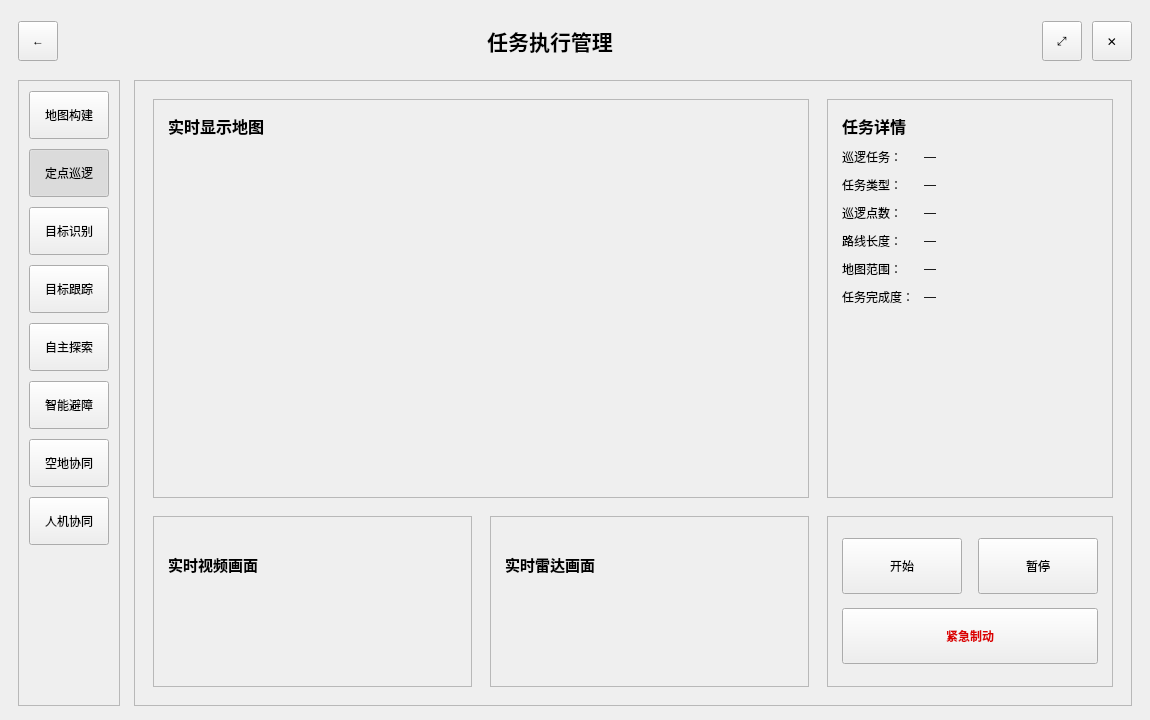
<?xml version="1.0" encoding="UTF-8"?>
<ui version="4.0">
 <class>Form</class>
 <widget class="QWidget" name="Form">
  <property name="geometry">
   <rect>
    <x>0</x>
    <y>0</y>
    <width>1150</width>
    <height>720</height>
   </rect>
  </property>
  <property name="windowTitle">
   <string>TaskExecPatrol</string>
  </property>
  <layout class="QVBoxLayout" name="rootLayout">
   <property name="spacing">
    <number>12</number>
   </property>
   <property name="leftMargin">
    <number>18</number>
   </property>
   <property name="topMargin">
    <number>14</number>
   </property>
   <property name="rightMargin">
    <number>18</number>
   </property>
   <property name="bottomMargin">
    <number>14</number>
   </property>

   <!-- Title Bar -->
   <item>
    <widget class="QFrame" name="titleBar">
     <property name="minimumSize">
      <size>
       <width>0</width>
       <height>54</height>
      </size>
     </property>
     <property name="maximumSize">
      <size>
       <width>16777215</width>
       <height>54</height>
      </size>
     </property>
     <property name="frameShape">
      <enum>QFrame::NoFrame</enum>
     </property>
     <layout class="QHBoxLayout" name="titleBarLayout">
      <property name="leftMargin">
       <number>0</number>
      </property>
      <property name="topMargin">
       <number>0</number>
      </property>
      <property name="rightMargin">
       <number>0</number>
      </property>
      <property name="bottomMargin">
       <number>0</number>
      </property>
      <property name="spacing">
       <number>10</number>
      </property>

      <item>
       <widget class="QToolButton" name="btnBack">
        <property name="minimumSize">
         <size>
          <width>40</width>
          <height>40</height>
         </size>
        </property>
        <property name="text">
         <string>←</string>
        </property>
       </widget>
      </item>

      <item>
       <spacer name="titleLeftSpacer">
        <property name="orientation">
         <enum>Qt::Horizontal</enum>
        </property>
        <property name="sizeHint" stdset="0">
         <size>
          <width>10</width>
          <height>20</height>
         </size>
        </property>
       </spacer>
      </item>

      <item>
       <widget class="QLabel" name="lblTitle">
        <property name="text">
         <string>任务执行管理</string>
        </property>
        <property name="alignment">
         <set>Qt::AlignCenter</set>
        </property>
        <property name="font">
         <font>
          <pointsize>16</pointsize>
          <bold>true</bold>
         </font>
        </property>
       </widget>
      </item>

      <item>
       <spacer name="titleStretchSpacer">
        <property name="orientation">
         <enum>Qt::Horizontal</enum>
        </property>
        <property name="sizeHint" stdset="0">
         <size>
          <width>40</width>
          <height>20</height>
         </size>
        </property>
       </spacer>
      </item>

      <item>
       <widget class="QToolButton" name="btnMax">
        <property name="minimumSize">
         <size>
          <width>40</width>
          <height>40</height>
         </size>
        </property>
        <property name="text">
         <string>⤢</string>
        </property>
       </widget>
      </item>

      <item>
       <widget class="QToolButton" name="btnClose">
        <property name="minimumSize">
         <size>
          <width>40</width>
          <height>40</height>
         </size>
        </property>
        <property name="text">
         <string>✕</string>
        </property>
       </widget>
      </item>
     </layout>
    </widget>
   </item>

   <!-- Body -->
   <item>
    <layout class="QHBoxLayout" name="bodyLayout">
     <property name="spacing">
      <number>14</number>
     </property>
     <property name="leftMargin">
      <number>0</number>
     </property>
     <property name="topMargin">
      <number>0</number>
     </property>
     <property name="rightMargin">
      <number>0</number>
     </property>
     <property name="bottomMargin">
      <number>0</number>
     </property>

     <!-- Sidebar -->
     <item>
      <widget class="QFrame" name="sideBar">
       <property name="minimumSize">
        <size>
         <width>90</width>
         <height>0</height>
        </size>
       </property>
       <property name="maximumSize">
        <size>
         <width>110</width>
         <height>16777215</height>
        </size>
       </property>
       <property name="frameShape">
        <enum>QFrame::StyledPanel</enum>
       </property>
       <property name="frameShadow">
        <enum>QFrame::Raised</enum>
       </property>
       <layout class="QVBoxLayout" name="sideBarLayout">
        <property name="spacing">
         <number>10</number>
        </property>
        <property name="leftMargin">
         <number>10</number>
        </property>
        <property name="topMargin">
         <number>10</number>
        </property>
        <property name="rightMargin">
         <number>10</number>
        </property>
        <property name="bottomMargin">
         <number>10</number>
        </property>

        <item>
         <widget class="QPushButton" name="btnMapBuild">
          <property name="minimumSize">
           <size>
            <width>0</width>
            <height>48</height>
           </size>
          </property>
          <property name="text">
           <string>地图构建</string>
          </property>
          <property name="checkable">
           <bool>true</bool>
          </property>
         </widget>
        </item>
        <item>
         <widget class="QPushButton" name="btnPointPatrol">
          <property name="minimumSize">
           <size>
            <width>0</width>
            <height>48</height>
           </size>
          </property>
          <property name="text">
           <string>定点巡逻</string>
          </property>
          <property name="checkable">
           <bool>true</bool>
          </property>
          <property name="checked">
           <bool>true</bool>
          </property>
         </widget>
        </item>
        <item>
         <widget class="QPushButton" name="btnDetect">
          <property name="minimumSize">
           <size>
            <width>0</width>
            <height>48</height>
           </size>
          </property>
          <property name="text">
           <string>目标识别</string>
          </property>
          <property name="checkable">
           <bool>true</bool>
          </property>
         </widget>
        </item>
        <item>
         <widget class="QPushButton" name="btnTrack">
          <property name="minimumSize">
           <size>
            <width>0</width>
            <height>48</height>
           </size>
          </property>
          <property name="text">
           <string>目标跟踪</string>
          </property>
          <property name="checkable">
           <bool>true</bool>
          </property>
         </widget>
        </item>
        <item>
         <widget class="QPushButton" name="btnExplore">
          <property name="minimumSize">
           <size>
            <width>0</width>
            <height>48</height>
           </size>
          </property>
          <property name="text">
           <string>自主探索</string>
          </property>
          <property name="checkable">
           <bool>true</bool>
          </property>
         </widget>
        </item>
        <item>
         <widget class="QPushButton" name="btnAvoid">
          <property name="minimumSize">
           <size>
            <width>0</width>
            <height>48</height>
           </size>
          </property>
          <property name="text">
           <string>智能避障</string>
          </property>
          <property name="checkable">
           <bool>true</bool>
          </property>
         </widget>
        </item>
        <item>
         <widget class="QPushButton" name="btnAirGround">
          <property name="minimumSize">
           <size>
            <width>0</width>
            <height>48</height>
           </size>
          </property>
          <property name="text">
           <string>空地协同</string>
          </property>
          <property name="checkable">
           <bool>true</bool>
          </property>
         </widget>
        </item>
        <item>
         <widget class="QPushButton" name="btnHumanMachine">
          <property name="minimumSize">
           <size>
            <width>0</width>
            <height>48</height>
           </size>
          </property>
          <property name="text">
           <string>人机协同</string>
          </property>
          <property name="checkable">
           <bool>true</bool>
          </property>
         </widget>
        </item>

        <item>
         <spacer name="sideBarBottomSpacer">
          <property name="orientation">
           <enum>Qt::Vertical</enum>
          </property>
          <property name="sizeHint" stdset="0">
           <size>
            <width>20</width>
            <height>40</height>
           </size>
          </property>
         </spacer>
        </item>
       </layout>
      </widget>
     </item>

     <!-- Main Area -->
     <item>
      <widget class="QFrame" name="mainArea">
       <property name="frameShape">
        <enum>QFrame::StyledPanel</enum>
       </property>
       <property name="frameShadow">
        <enum>QFrame::Raised</enum>
       </property>
       <layout class="QGridLayout" name="mainGrid" rowstretch="7,3" columnstretch="3,3,2">
        <property name="leftMargin">
         <number>18</number>
        </property>
        <property name="topMargin">
         <number>18</number>
        </property>
        <property name="rightMargin">
         <number>18</number>
        </property>
        <property name="bottomMargin">
         <number>18</number>
        </property>
        <property name="horizontalSpacing">
         <number>18</number>
        </property>
        <property name="verticalSpacing">
         <number>18</number>
        </property>

        <!-- Map (spans 2 columns) -->
        <item row="0" column="0" colspan="2">
         <widget class="QFrame" name="cardMap">
          <property name="frameShape">
           <enum>QFrame::StyledPanel</enum>
          </property>
          <property name="frameShadow">
           <enum>QFrame::Raised</enum>
          </property>
          <layout class="QVBoxLayout" name="mapLayout">
           <property name="leftMargin">
            <number>14</number>
           </property>
           <property name="topMargin">
            <number>14</number>
           </property>
           <property name="rightMargin">
            <number>14</number>
           </property>
           <property name="bottomMargin">
            <number>14</number>
           </property>
           <property name="spacing">
            <number>10</number>
           </property>
           <item>
            <widget class="QLabel" name="lblMapTitle">
             <property name="text">
              <string>实时显示地图</string>
             </property>
             <property name="alignment">
              <set>Qt::AlignLeft|Qt::AlignVCenter</set>
             </property>
             <property name="font">
              <font>
               <pointsize>12</pointsize>
               <bold>true</bold>
              </font>
             </property>
            </widget>
           </item>
           <item>
            <widget class="QWidget" name="mapPlaceholder" native="true">
             <property name="sizePolicy">
              <sizepolicy hsizetype="Expanding" vsizetype="Expanding">
               <horstretch>0</horstretch>
               <verstretch>0</verstretch>
              </sizepolicy>
             </property>
            </widget>
           </item>
          </layout>
         </widget>
        </item>

        <!-- Task Detail -->
        <item row="0" column="2">
         <widget class="QFrame" name="cardTaskDetail">
          <property name="frameShape">
           <enum>QFrame::StyledPanel</enum>
          </property>
          <property name="frameShadow">
           <enum>QFrame::Raised</enum>
          </property>
          <layout class="QVBoxLayout" name="taskDetailLayout">
           <property name="leftMargin">
            <number>14</number>
           </property>
           <property name="topMargin">
            <number>14</number>
           </property>
           <property name="rightMargin">
            <number>14</number>
           </property>
           <property name="bottomMargin">
            <number>14</number>
           </property>
           <property name="spacing">
            <number>10</number>
           </property>
           <item>
            <widget class="QLabel" name="lblTaskDetailTitle">
             <property name="text">
              <string>任务详情</string>
             </property>
             <property name="alignment">
              <set>Qt::AlignLeft|Qt::AlignVCenter</set>
             </property>
             <property name="font">
              <font>
               <pointsize>12</pointsize>
               <bold>true</bold>
              </font>
             </property>
            </widget>
           </item>
           <item>
            <layout class="QFormLayout" name="taskForm">
             <property name="labelAlignment">
              <set>Qt::AlignLeft|Qt::AlignVCenter</set>
             </property>
             <property name="formAlignment">
              <set>Qt::AlignTop</set>
             </property>
             <property name="horizontalSpacing">
              <number>10</number>
             </property>
             <property name="verticalSpacing">
              <number>10</number>
             </property>

             <item row="0" column="0">
              <widget class="QLabel" name="lblPatrolTaskKey">
               <property name="text">
                <string>巡逻任务：</string>
               </property>
              </widget>
             </item>
             <item row="0" column="1">
              <widget class="QLabel" name="lblPatrolTaskVal">
               <property name="text">
                <string>—</string>
               </property>
              </widget>
             </item>

             <item row="1" column="0">
              <widget class="QLabel" name="lblTaskTypeKey">
               <property name="text">
                <string>任务类型：</string>
               </property>
              </widget>
             </item>
             <item row="1" column="1">
              <widget class="QLabel" name="lblTaskTypeVal">
               <property name="text">
                <string>—</string>
               </property>
              </widget>
             </item>

             <item row="2" column="0">
              <widget class="QLabel" name="lblPointCountKey">
               <property name="text">
                <string>巡逻点数：</string>
               </property>
              </widget>
             </item>
             <item row="2" column="1">
              <widget class="QLabel" name="lblPointCountVal">
               <property name="text">
                <string>—</string>
               </property>
              </widget>
             </item>

             <item row="3" column="0">
              <widget class="QLabel" name="lblRouteLenKey">
               <property name="text">
                <string>路线长度：</string>
               </property>
              </widget>
             </item>
             <item row="3" column="1">
              <widget class="QLabel" name="lblRouteLenVal">
               <property name="text">
                <string>—</string>
               </property>
              </widget>
             </item>

             <item row="4" column="0">
              <widget class="QLabel" name="lblMapRangeKey">
               <property name="text">
                <string>地图范围：</string>
               </property>
              </widget>
             </item>
             <item row="4" column="1">
              <widget class="QLabel" name="lblMapRangeVal">
               <property name="text">
                <string>—</string>
               </property>
              </widget>
             </item>

             <item row="5" column="0">
              <widget class="QLabel" name="lblProgressKey">
               <property name="text">
                <string>任务完成度：</string>
               </property>
              </widget>
             </item>
             <item row="5" column="1">
              <widget class="QLabel" name="lblProgressVal">
               <property name="text">
                <string>—</string>
               </property>
              </widget>
             </item>

            </layout>
           </item>
           <item>
            <spacer name="taskDetailBottomSpacer">
             <property name="orientation">
              <enum>Qt::Vertical</enum>
             </property>
             <property name="sizeHint" stdset="0">
              <size>
               <width>20</width>
               <height>40</height>
              </size>
             </property>
            </spacer>
           </item>
          </layout>
         </widget>
        </item>

        <!-- Video -->
        <item row="1" column="0">
         <widget class="QFrame" name="cardVideo">
          <property name="frameShape">
           <enum>QFrame::StyledPanel</enum>
          </property>
          <property name="frameShadow">
           <enum>QFrame::Raised</enum>
          </property>
          <layout class="QVBoxLayout" name="videoLayout">
           <property name="leftMargin">
            <number>14</number>
           </property>
           <property name="topMargin">
            <number>14</number>
           </property>
           <property name="rightMargin">
            <number>14</number>
           </property>
           <property name="bottomMargin">
            <number>14</number>
           </property>
           <property name="spacing">
            <number>10</number>
           </property>
           <item>
            <widget class="QLabel" name="lblVideoTitle">
             <property name="text">
              <string>实时视频画面</string>
             </property>
             <property name="alignment">
              <set>Qt::AlignLeft|Qt::AlignVCenter</set>
             </property>
             <property name="font">
              <font>
               <pointsize>11</pointsize>
               <bold>true</bold>
              </font>
             </property>
            </widget>
           </item>
           <item>
            <widget class="QWidget" name="videoPlaceholder" native="true"/>
           </item>
          </layout>
         </widget>
        </item>

        <!-- Radar -->
        <item row="1" column="1">
         <widget class="QFrame" name="cardRadar">
          <property name="frameShape">
           <enum>QFrame::StyledPanel</enum>
          </property>
          <property name="frameShadow">
           <enum>QFrame::Raised</enum>
          </property>
          <layout class="QVBoxLayout" name="radarLayout">
           <property name="leftMargin">
            <number>14</number>
           </property>
           <property name="topMargin">
            <number>14</number>
           </property>
           <property name="rightMargin">
            <number>14</number>
           </property>
           <property name="bottomMargin">
            <number>14</number>
           </property>
           <property name="spacing">
            <number>10</number>
           </property>
           <item>
            <widget class="QLabel" name="lblRadarTitle">
             <property name="text">
              <string>实时雷达画面</string>
             </property>
             <property name="alignment">
              <set>Qt::AlignLeft|Qt::AlignVCenter</set>
             </property>
             <property name="font">
              <font>
               <pointsize>11</pointsize>
               <bold>true</bold>
              </font>
             </property>
            </widget>
           </item>
           <item>
            <widget class="QWidget" name="radarPlaceholder" native="true"/>
           </item>
          </layout>
         </widget>
        </item>

        <!-- Control -->
        <item row="1" column="2">
         <widget class="QFrame" name="cardControl">
          <property name="frameShape">
           <enum>QFrame::StyledPanel</enum>
          </property>
          <property name="frameShadow">
           <enum>QFrame::Raised</enum>
          </property>
          <layout class="QVBoxLayout" name="controlLayout">
           <property name="leftMargin">
            <number>14</number>
           </property>
           <property name="topMargin">
            <number>14</number>
           </property>
           <property name="rightMargin">
            <number>14</number>
           </property>
           <property name="bottomMargin">
            <number>14</number>
           </property>
           <property name="spacing">
            <number>14</number>
           </property>

           <item>
            <spacer name="controlTopSpacer">
             <property name="orientation">
              <enum>Qt::Vertical</enum>
             </property>
             <property name="sizeHint" stdset="0">
              <size>
               <width>20</width>
               <height>20</height>
              </size>
             </property>
            </spacer>
           </item>

           <item>
            <layout class="QHBoxLayout" name="startPauseLayout">
             <property name="spacing">
              <number>16</number>
             </property>
             <item>
              <widget class="QPushButton" name="btnStart">
               <property name="minimumSize">
                <size>
                 <width>120</width>
                 <height>56</height>
                </size>
               </property>
               <property name="text">
                <string>开始</string>
               </property>
              </widget>
             </item>
             <item>
              <widget class="QPushButton" name="btnPause">
               <property name="minimumSize">
                <size>
                 <width>120</width>
                 <height>56</height>
                </size>
               </property>
               <property name="text">
                <string>暂停</string>
               </property>
              </widget>
             </item>
            </layout>
           </item>

           <item>
            <widget class="QPushButton" name="btnEStop">
             <property name="minimumSize">
              <size>
               <width>220</width>
               <height>56</height>
              </size>
             </property>
             <property name="text">
              <string>紧急制动</string>
             </property>
             <property name="styleSheet">
              <string notr="true">color: rgb(220, 0, 0); font-weight: 700;</string>
             </property>
            </widget>
           </item>

           <item>
            <spacer name="controlBottomSpacer">
             <property name="orientation">
              <enum>Qt::Vertical</enum>
             </property>
             <property name="sizeHint" stdset="0">
              <size>
               <width>20</width>
               <height>20</height>
              </size>
             </property>
            </spacer>
           </item>

          </layout>
         </widget>
        </item>

       </layout>
      </widget>
     </item>

    </layout>
   </item>
  </layout>
 </widget>
 <resources/>
 <connections/>
</ui>
